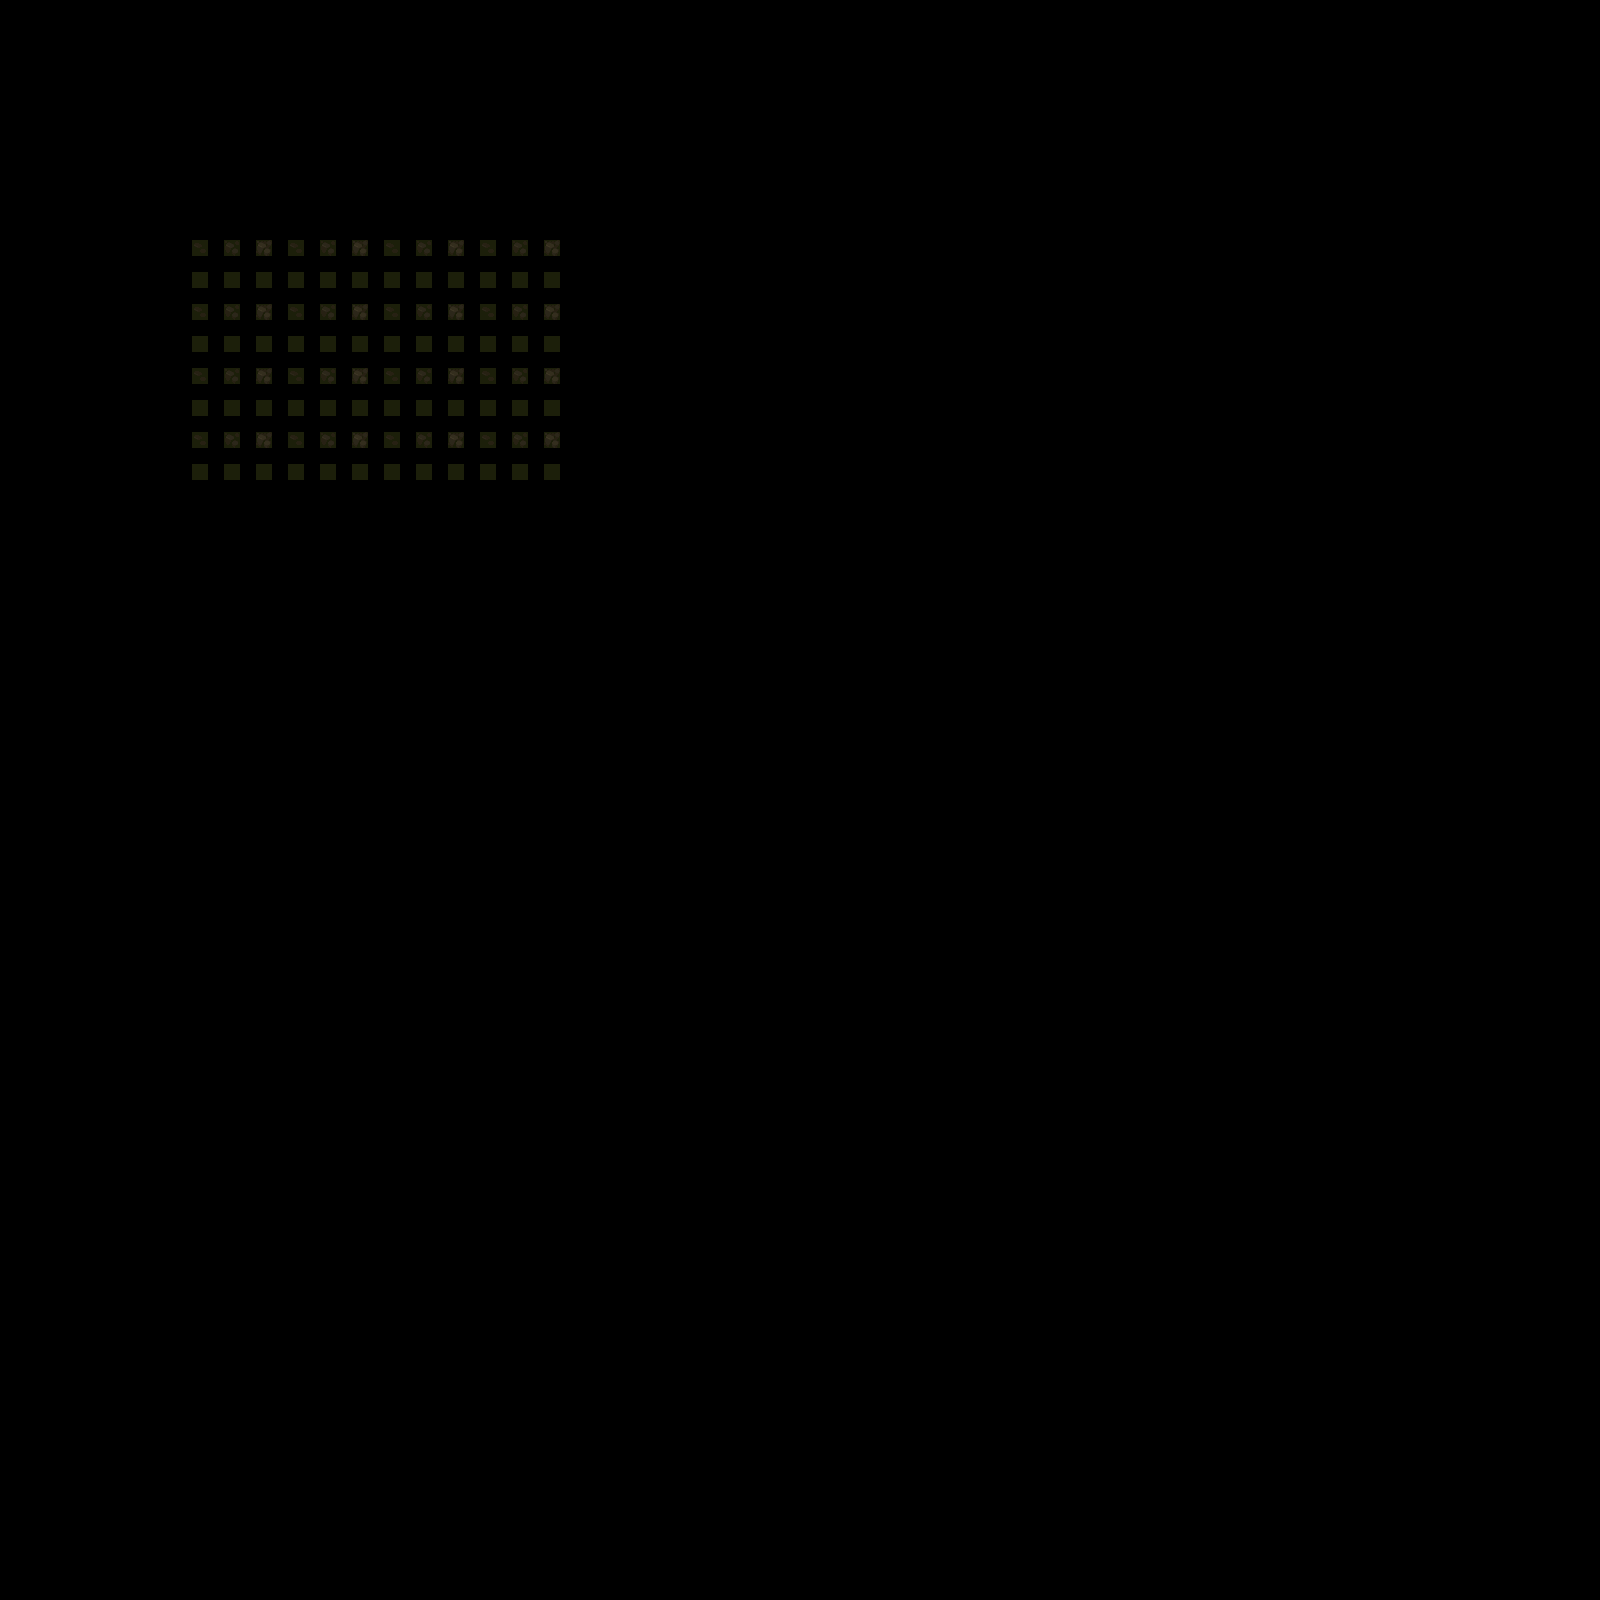

Tiled map render using the project's own tile images. Description and the whole map definition, tile-layer contents included, below:
An orthogonal 50x50 tile map with 32x32 px tiles, 1 tile layer (Calque de Tuiles 1), 2 tilesets.

<map version="1.10" tiledversion="1.12.1" orientation="orthogonal" renderorder="right-down" width="50" height="50" tilewidth="32" tileheight="32" infinite="0" nextlayerid="10" nextobjectid="1">
 <tileset firstgid="1" name="Tiles" tilewidth="16" tileheight="16" tilecount="625" columns="25">
  <image source="../Assets/Tiles.png" trans="000000" width="400" height="400" />
 </tileset>
 <tileset firstgid="626" name="Background" tilewidth="16" tileheight="16" tilecount="510" columns="30">
  <image source="../Background/Background.png" width="480" height="272" />
 </tileset>
 <layer id="9" name="Calque de Tuiles 1" width="50" height="50">
  <data encoding="csv">
0,0,0,0,0,0,0,0,0,0,0,0,0,0,0,0,0,0,0,0,0,0,0,0,0,0,0,0,0,0,0,0,0,0,0,0,0,0,0,0,0,0,0,0,0,0,0,0,0,0,
0,0,0,0,0,0,0,0,0,0,0,0,0,0,0,0,0,0,0,0,0,0,0,0,0,0,0,0,0,0,0,0,0,0,0,0,0,0,0,0,0,0,0,0,0,0,0,0,0,0,
0,0,0,0,0,0,0,0,0,0,0,0,0,0,0,0,0,0,0,0,0,0,0,0,0,0,0,0,0,0,0,0,0,0,0,0,0,0,0,0,0,0,0,0,0,0,0,0,0,0,
0,0,0,0,0,0,0,0,0,0,0,0,0,0,0,0,0,0,0,0,0,0,0,0,0,0,0,0,0,0,0,0,0,0,0,0,0,0,0,0,0,0,0,0,0,0,0,0,0,0,
0,0,0,0,0,0,0,0,0,0,0,0,0,0,0,0,0,0,0,0,0,0,0,0,0,0,0,0,0,0,0,0,0,0,0,0,0,0,0,0,0,0,0,0,0,0,0,0,0,0,
0,0,0,0,0,0,0,0,0,0,0,0,0,0,0,0,0,0,0,0,0,0,0,0,0,0,0,0,0,0,0,0,0,0,0,0,0,0,0,0,0,0,0,0,0,0,0,0,0,0,
0,0,0,0,0,0,0,0,0,0,0,0,0,0,0,0,0,0,0,0,0,0,0,0,0,0,0,0,0,0,0,0,0,0,0,0,0,0,0,0,0,0,0,0,0,0,0,0,0,0,
0,0,0,0,0,0,177,178,179,177,178,179,177,178,179,177,178,179,0,0,0,0,0,0,0,0,0,0,0,0,0,0,0,0,0,0,0,0,0,0,0,0,0,0,0,0,0,0,0,0,
0,0,0,0,0,0,202,203,204,202,203,204,202,203,204,202,203,204,0,0,0,0,0,0,0,0,0,0,0,0,0,0,0,0,0,0,0,0,0,0,0,0,0,0,0,0,0,0,0,0,
0,0,0,0,0,0,177,178,179,177,178,179,177,178,179,177,178,179,0,0,0,0,0,0,0,0,0,0,0,0,0,0,0,0,0,0,0,0,0,0,0,0,0,0,0,0,0,0,0,0,
0,0,0,0,0,0,202,203,204,202,203,204,202,203,204,202,203,204,0,0,0,0,0,0,0,0,0,0,0,0,0,0,0,0,0,0,0,0,0,0,0,0,0,0,0,0,0,0,0,0,
0,0,0,0,0,0,177,178,179,177,178,179,177,178,179,177,178,179,0,0,0,0,0,0,0,0,0,0,0,0,0,0,0,0,0,0,0,0,0,0,0,0,0,0,0,0,0,0,0,0,
0,0,0,0,0,0,202,203,204,202,203,204,202,203,204,202,203,204,0,0,0,0,0,0,0,0,0,0,0,0,0,0,0,0,0,0,0,0,0,0,0,0,0,0,0,0,0,0,0,0,
0,0,0,0,0,0,177,178,179,177,178,179,177,178,179,177,178,179,0,0,0,0,0,0,0,0,0,0,0,0,0,0,0,0,0,0,0,0,0,0,0,0,0,0,0,0,0,0,0,0,
0,0,0,0,0,0,202,203,204,202,203,204,202,203,204,202,203,204,0,0,0,0,0,0,0,0,0,0,0,0,0,0,0,0,0,0,0,0,0,0,0,0,0,0,0,0,0,0,0,0,
0,0,0,0,0,0,0,0,0,0,0,0,0,0,0,0,0,0,0,0,0,0,0,0,0,0,0,0,0,0,0,0,0,0,0,0,0,0,0,0,0,0,0,0,0,0,0,0,0,0,
0,0,0,0,0,0,0,0,0,0,0,0,0,0,0,0,0,0,0,0,0,0,0,0,0,0,0,0,0,0,0,0,0,0,0,0,0,0,0,0,0,0,0,0,0,0,0,0,0,0,
0,0,0,0,0,0,0,0,0,0,0,0,0,0,0,0,0,0,0,0,0,0,0,0,0,0,0,0,0,0,0,0,0,0,0,0,0,0,0,0,0,0,0,0,0,0,0,0,0,0,
0,0,0,0,0,0,0,0,0,0,0,0,0,0,0,0,0,0,0,0,0,0,0,0,0,0,0,0,0,0,0,0,0,0,0,0,0,0,0,0,0,0,0,0,0,0,0,0,0,0,
0,0,0,0,0,0,0,0,0,0,0,0,0,0,0,0,0,0,0,0,0,0,0,0,0,0,0,0,0,0,0,0,0,0,0,0,0,0,0,0,0,0,0,0,0,0,0,0,0,0,
0,0,0,0,0,0,0,0,0,0,0,0,0,0,0,0,0,0,0,0,0,0,0,0,0,0,0,0,0,0,0,0,0,0,0,0,0,0,0,0,0,0,0,0,0,0,0,0,0,0,
0,0,0,0,0,0,0,0,0,0,0,0,0,0,0,0,0,0,0,0,0,0,0,0,0,0,0,0,0,0,0,0,0,0,0,0,0,0,0,0,0,0,0,0,0,0,0,0,0,0,
0,0,0,0,0,0,0,0,0,0,0,0,0,0,0,0,0,0,0,0,0,0,0,0,0,0,0,0,0,0,0,0,0,0,0,0,0,0,0,0,0,0,0,0,0,0,0,0,0,0,
0,0,0,0,0,0,0,0,0,0,0,0,0,0,0,0,0,0,0,0,0,0,0,0,0,0,0,0,0,0,0,0,0,0,0,0,0,0,0,0,0,0,0,0,0,0,0,0,0,0,
0,0,0,0,0,0,0,0,0,0,0,0,0,0,0,0,0,0,0,0,0,0,0,0,0,0,0,0,0,0,0,0,0,0,0,0,0,0,0,0,0,0,0,0,0,0,0,0,0,0,
0,0,0,0,0,0,0,0,0,0,0,0,0,0,0,0,0,0,0,0,0,0,0,0,0,0,0,0,0,0,0,0,0,0,0,0,0,0,0,0,0,0,0,0,0,0,0,0,0,0,
0,0,0,0,0,0,0,0,0,0,0,0,0,0,0,0,0,0,0,0,0,0,0,0,0,0,0,0,0,0,0,0,0,0,0,0,0,0,0,0,0,0,0,0,0,0,0,0,0,0,
0,0,0,0,0,0,0,0,0,0,0,0,0,0,0,0,0,0,0,0,0,0,0,0,0,0,0,0,0,0,0,0,0,0,0,0,0,0,0,0,0,0,0,0,0,0,0,0,0,0,
0,0,0,0,0,0,0,0,0,0,0,0,0,0,0,0,0,0,0,0,0,0,0,0,0,0,0,0,0,0,0,0,0,0,0,0,0,0,0,0,0,0,0,0,0,0,0,0,0,0,
0,0,0,0,0,0,0,0,0,0,0,0,0,0,0,0,0,0,0,0,0,0,0,0,0,0,0,0,0,0,0,0,0,0,0,0,0,0,0,0,0,0,0,0,0,0,0,0,0,0,
0,0,0,0,0,0,0,0,0,0,0,0,0,0,0,0,0,0,0,0,0,0,0,0,0,0,0,0,0,0,0,0,0,0,0,0,0,0,0,0,0,0,0,0,0,0,0,0,0,0,
0,0,0,0,0,0,0,0,0,0,0,0,0,0,0,0,0,0,0,0,0,0,0,0,0,0,0,0,0,0,0,0,0,0,0,0,0,0,0,0,0,0,0,0,0,0,0,0,0,0,
0,0,0,0,0,0,0,0,0,0,0,0,0,0,0,0,0,0,0,0,0,0,0,0,0,0,0,0,0,0,0,0,0,0,0,0,0,0,0,0,0,0,0,0,0,0,0,0,0,0,
0,0,0,0,0,0,0,0,0,0,0,0,0,0,0,0,0,0,0,0,0,0,0,0,0,0,0,0,0,0,0,0,0,0,0,0,0,0,0,0,0,0,0,0,0,0,0,0,0,0,
0,0,0,0,0,0,0,0,0,0,0,0,0,0,0,0,0,0,0,0,0,0,0,0,0,0,0,0,0,0,0,0,0,0,0,0,0,0,0,0,0,0,0,0,0,0,0,0,0,0,
0,0,0,0,0,0,0,0,0,0,0,0,0,0,0,0,0,0,0,0,0,0,0,0,0,0,0,0,0,0,0,0,0,0,0,0,0,0,0,0,0,0,0,0,0,0,0,0,0,0,
0,0,0,0,0,0,0,0,0,0,0,0,0,0,0,0,0,0,0,0,0,0,0,0,0,0,0,0,0,0,0,0,0,0,0,0,0,0,0,0,0,0,0,0,0,0,0,0,0,0,
0,0,0,0,0,0,0,0,0,0,0,0,0,0,0,0,0,0,0,0,0,0,0,0,0,0,0,0,0,0,0,0,0,0,0,0,0,0,0,0,0,0,0,0,0,0,0,0,0,0,
0,0,0,0,0,0,0,0,0,0,0,0,0,0,0,0,0,0,0,0,0,0,0,0,0,0,0,0,0,0,0,0,0,0,0,0,0,0,0,0,0,0,0,0,0,0,0,0,0,0,
0,0,0,0,0,0,0,0,0,0,0,0,0,0,0,0,0,0,0,0,0,0,0,0,0,0,0,0,0,0,0,0,0,0,0,0,0,0,0,0,0,0,0,0,0,0,0,0,0,0,
0,0,0,0,0,0,0,0,0,0,0,0,0,0,0,0,0,0,0,0,0,0,0,0,0,0,0,0,0,0,0,0,0,0,0,0,0,0,0,0,0,0,0,0,0,0,0,0,0,0,
0,0,0,0,0,0,0,0,0,0,0,0,0,0,0,0,0,0,0,0,0,0,0,0,0,0,0,0,0,0,0,0,0,0,0,0,0,0,0,0,0,0,0,0,0,0,0,0,0,0,
0,0,0,0,0,0,0,0,0,0,0,0,0,0,0,0,0,0,0,0,0,0,0,0,0,0,0,0,0,0,0,0,0,0,0,0,0,0,0,0,0,0,0,0,0,0,0,0,0,0,
0,0,0,0,0,0,0,0,0,0,0,0,0,0,0,0,0,0,0,0,0,0,0,0,0,0,0,0,0,0,0,0,0,0,0,0,0,0,0,0,0,0,0,0,0,0,0,0,0,0,
0,0,0,0,0,0,0,0,0,0,0,0,0,0,0,0,0,0,0,0,0,0,0,0,0,0,0,0,0,0,0,0,0,0,0,0,0,0,0,0,0,0,0,0,0,0,0,0,0,0,
0,0,0,0,0,0,0,0,0,0,0,0,0,0,0,0,0,0,0,0,0,0,0,0,0,0,0,0,0,0,0,0,0,0,0,0,0,0,0,0,0,0,0,0,0,0,0,0,0,0,
0,0,0,0,0,0,0,0,0,0,0,0,0,0,0,0,0,0,0,0,0,0,0,0,0,0,0,0,0,0,0,0,0,0,0,0,0,0,0,0,0,0,0,0,0,0,0,0,0,0,
0,0,0,0,0,0,0,0,0,0,0,0,0,0,0,0,0,0,0,0,0,0,0,0,0,0,0,0,0,0,0,0,0,0,0,0,0,0,0,0,0,0,0,0,0,0,0,0,0,0,
0,0,0,0,0,0,0,0,0,0,0,0,0,0,0,0,0,0,0,0,0,0,0,0,0,0,0,0,0,0,0,0,0,0,0,0,0,0,0,0,0,0,0,0,0,0,0,0,0,0,
0,0,0,0,0,0,0,0,0,0,0,0,0,0,0,0,0,0,0,0,0,0,0,0,0,0,0,0,0,0,0,0,0,0,0,0,0,0,0,0,0,0,0,0,0,0,0,0,0,0
</data>
 </layer>
</map>
